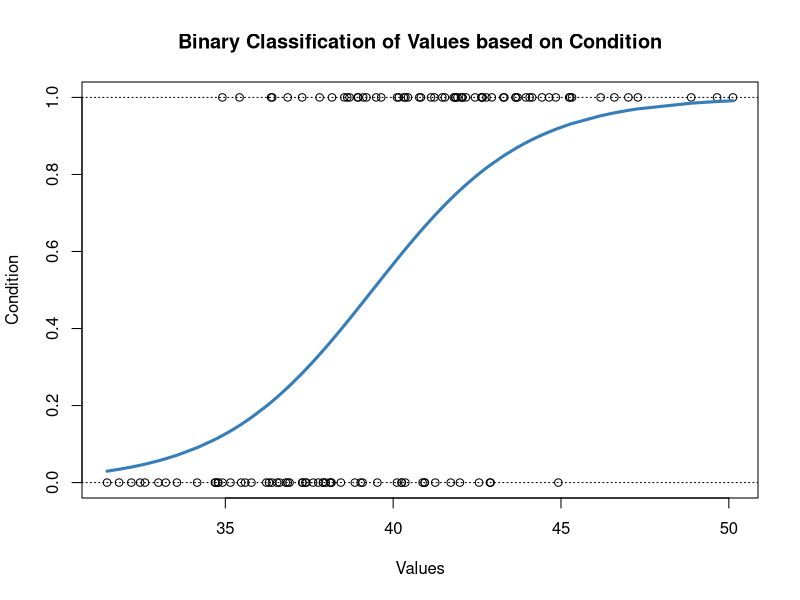
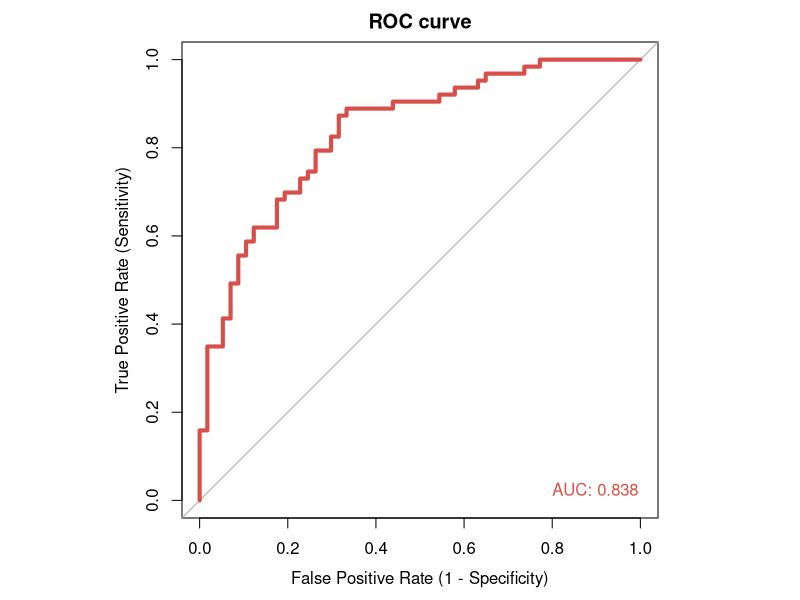

Reproduce these figures in R, in order. (Note: this script raises an error after producing the figures.)
#######################################################
######## Logistic Regression and ROC curve ########
#######################################################


### load libraries ###
library(pROC)  # display and analyse Receiver Operating Characteristic curves



# generate the data by sampling from a normal distribution
set.seed(18)  # setting a random seed ensures that results are reproducible
num_vals <- 120  # number of data values to generate
vals <- sort( rnorm(n=num_vals, mean=40, sd=4) )  # values sorted in ascending order

## binary classification is implemented here by testing if the rank (1 -> num_vals) of each value, 
## scaled to the interval [0,1] by dividing by num_vals, is less than or greater than a randomly generated 
## value from the uniform interval [0,1]; if value is larger, condition 'cond' is assumed to be true / 1
cond <- ifelse(test=(runif(n=num_vals) < (rank(vals)/num_vals)), yes=1, no=0)

# plot the classified data
plot(x=vals, y=cond,
     xlab="Values", ylab="Condition",
     main="Binary Classification of Values based on Condition")
abline(h=0, lty="dotted")
abline(h=1,lty="dotted")


# use glm() to fit a sigmoid logistic regression curve to the classified data
LC <- glm(cond ~ vals, family=binomial)  # 'condition' is to be predicted by 'values'
lines(vals, LC$fitted.values,  # y-values are probs that 'cond' is true, y coords of points on the sigmoid curve 
      col="#377eb8", lwd=3)
###############################


# use roc() to generate a ROC curve for many candidate classification thresholds
par(pty = "s")  # pty = "s" --> plot type = square (removes whitespace at sides)
roc(cond, LC$fitted.values, plot=TRUE, 
    legacy.axes=TRUE,  # reverse x-axis direction --> plotting FPR = 1 - TNR = 1 - Specificity
    col="#d84e48", 
    lwd=4,
    print.auc=TRUE,  # display the Area Under Curve (when comparing models, larger area is better.)
    print.auc.x=0.2, print.auc.y=0.04,  # coordinates at which to place the AUC label on the plot
    xlab="False Positive Rate (1 - Specificity)", ylab="True Positive Rate (Sensitivity)",
    main="ROC curve")
par(pty = "m")  # pty = "m" --> plot type = maximal (revert to default canvas)
###########################



## attempt tp determine optimal threshold from the ROC data
roc_dat <- roc(cond, LC$fitted.values, legacy.axes=TRUE)  # store the ROC data in a parameter
roc_df <- data.frame(  # construct a dataframe out of the (TPR, FPR, threshold) values
  tpr = roc_dat$sensitivities,   # TPR values
  fpr = (1 - roc_dat$specificities),  # FPR values
  thr = roc_dat$thresholds  # classification thresholds used to generate the ROC curve
  )


# determine the optimal threshold, based on requirement that (TPR^2 - FPR^2) is maximised 
subset_df <- roc_df[roc_df$tpr > 0.6 & roc_df$tpr < 0.9]  # consider a subset of the data from the top-left region of ROC plot
subset_df['eff'] <- subset_df['tpr']^2 - subset_df['fpr']^2  # compute custom variable 'effectiveness' for each threshold

# optimal threshold data according to our custom criterion:
opt <- subset_df[subset_df['eff']==max(subset_df['eff'])]
tpr_opt <- opt[1]; fpr_opt <- opt[2]; thr_opt <- opt[3]  # optimal TPR, FPR, threshold



# generate another ROC curve
offset <- 0.1  # will determine width of partial AUC
par(pty = "s")  # pty = "s" --> plot type = square (removes whitespace at sides)
roc(cond, LC$fitted.values, plot=TRUE, 
    legacy.axes=TRUE,  # reverse x-axis direction --> plotting FPR = 1 - TNR = 1 - Specificity
    col="#d84e48", 
    lwd=4,
    print.auc=TRUE,
    print.auc.x=0.32, print.auc.y=0.04,
    partial.auc=c(1-fpr_opt-offset, 1-fpr_opt+offset),  # compute partial AUC for a symmetric region about the optimal FPR
    auc.polygon = TRUE, auc.polygon.col = "#d84e4822",  # shade the polygon representing the partial AUC
    xlab="False Positive Rate (1 - Specificity)", ylab="True Positive Rate (Sensitivity)",
    main="ROC curve")
par(pty = "m")  # pty = "m" --> plot type = maximal (revert to default canvas)
# insert a blue point at the coordinates (FPR,TPR) corresponding to the optimal threshold determined above 
points(1-fpr_opt,tpr_opt, type="p", pch=21, col="blue", bg="blue", cex=1.2) 



